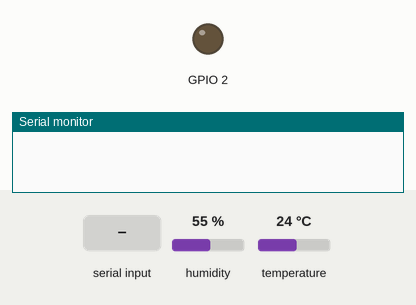
This program was run on a simulated ESP32. Parts: output pins drawn as LEDs (lit = HIGH), the last lines printed to the serial monitor. The test bench sets the inputs (shaded band); at power-on: humidity 55 %, temperature 24 °C. Nothing arrives over Bluetooth unless stated.

Above: at 1.2 s.
1.3 s: "led on!" received over the second serial link
At 2.0 s:
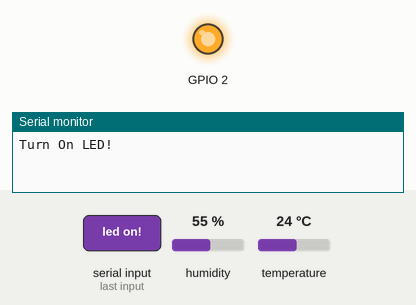
2.8 s: "led off!" received over the second serial link
At 3.1 s:
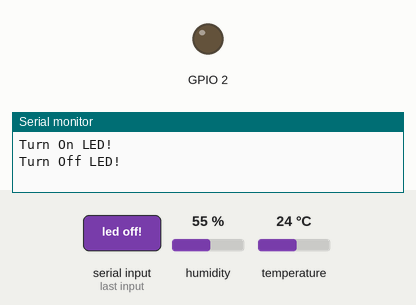
Timing chart, 0 to 5.8 s (numbered marks = the images above; inputs shaded):
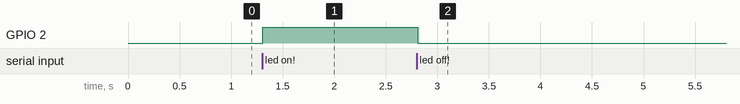

Measured:
- after the input at 1.3 s, GPIO 2: LOW → HIGH at once
- after the input at 2.8 s, GPIO 2: HIGH → LOW at once

The program:

main.cpp
```cpp
#include <Arduino.h>
#include <Wire.h>
#include <SPI.h>
#include <DHT.h>
#include <BluetoothSerial.h>

#define DHT_PIN 5
#define DHT_TYPE DHT11

BluetoothSerial SerialBT;
DHT dht(DHT_PIN, DHT_TYPE);
float temperature = 0, humidity = 0;
int lastTransmit = 0;
String receivedString;

void updateDhtData();

void setup() {
  // put your setup code here, to run once:
  Serial.begin(9600);
  SerialBT.begin("ESP32-BTClassic");
  pinMode(BUILTIN_LED, OUTPUT);
  dht.begin();
}

void loop() {
  // put your main code here, to run repeatedly:
  if (millis() - lastTransmit > 5000) {
    updateDhtData();
    String sentence = "Data sensor -> Suhu: " + String(temperature) +
                      " C dan Kelembaban: " + String(humidity) + " %";

    Serial.println(sentence);
    SerialBT.println(sentence);
    lastTransmit = millis();
  }

  if (SerialBT.available()) {
    char receivedChar = SerialBT.read();
    receivedString += receivedChar;

    if (receivedChar == '!') {
      if (receivedString == "led on!") {
        Serial.println("Turn On LED!");
        SerialBT.println("Turn On LED!");
        digitalWrite(BUILTIN_LED, HIGH);
      } else if (receivedString == "led off!") {
        Serial.println("Turn Off LED!");
        SerialBT.println("Turn Off LED!");
        digitalWrite(BUILTIN_LED, LOW);
      } else {
        Serial.println("Could not recognize command!");
        SerialBT.println("Could not recognize command!");
      }

      receivedString = "";
      SerialBT.flush();
    }
  }
}

void updateDhtData() {
  temperature = dht.readTemperature();
  humidity = dht.readHumidity();
}
```
